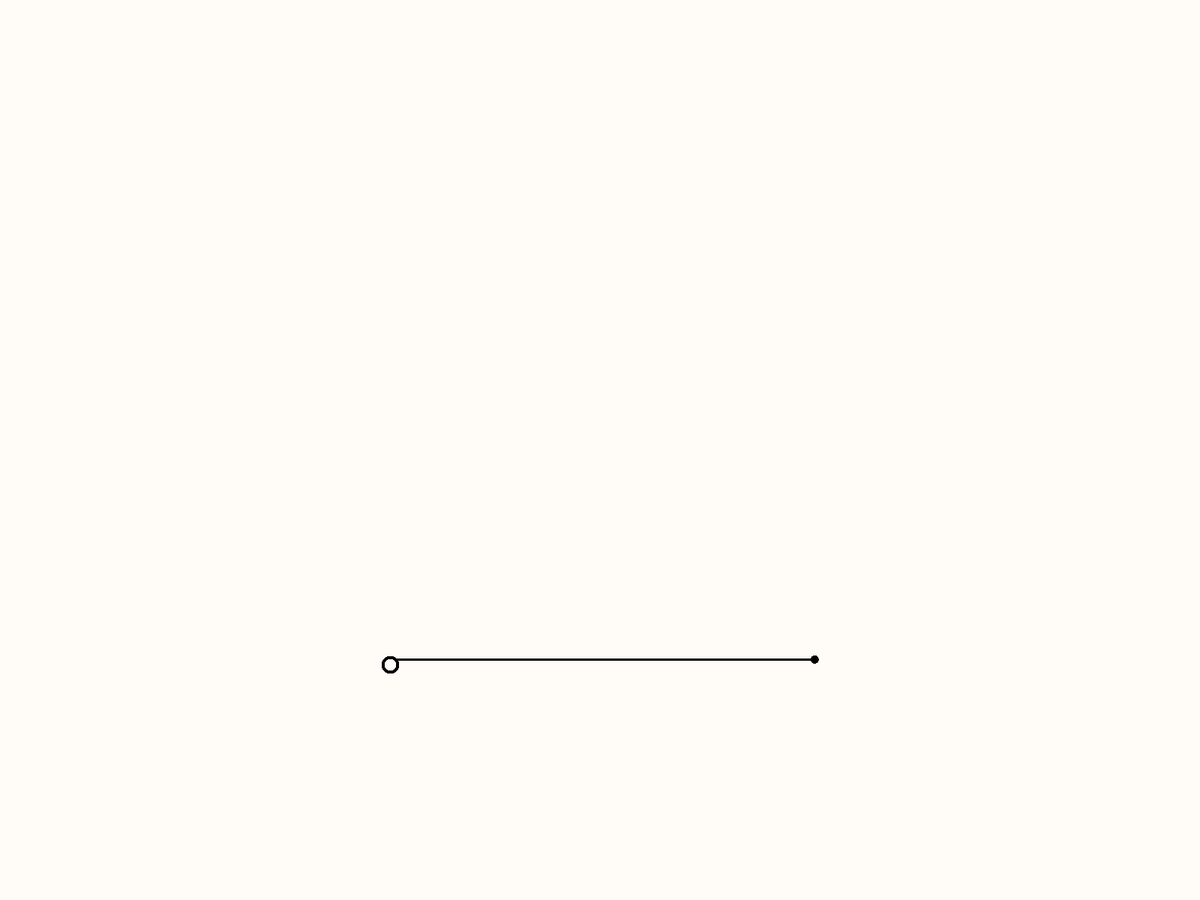
Frame 1 (no input)
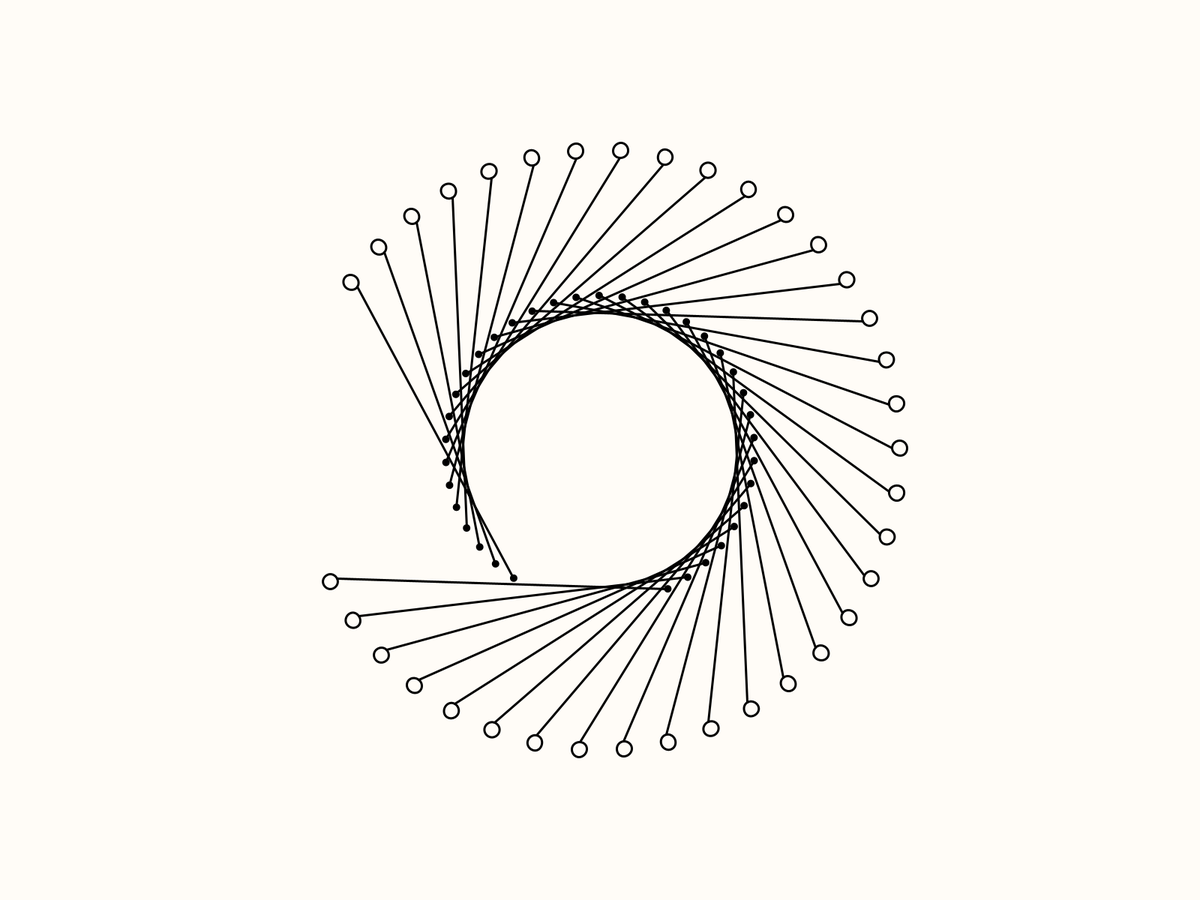
Frame 60 (the mouse pressed at the canvas centre just before this capture)
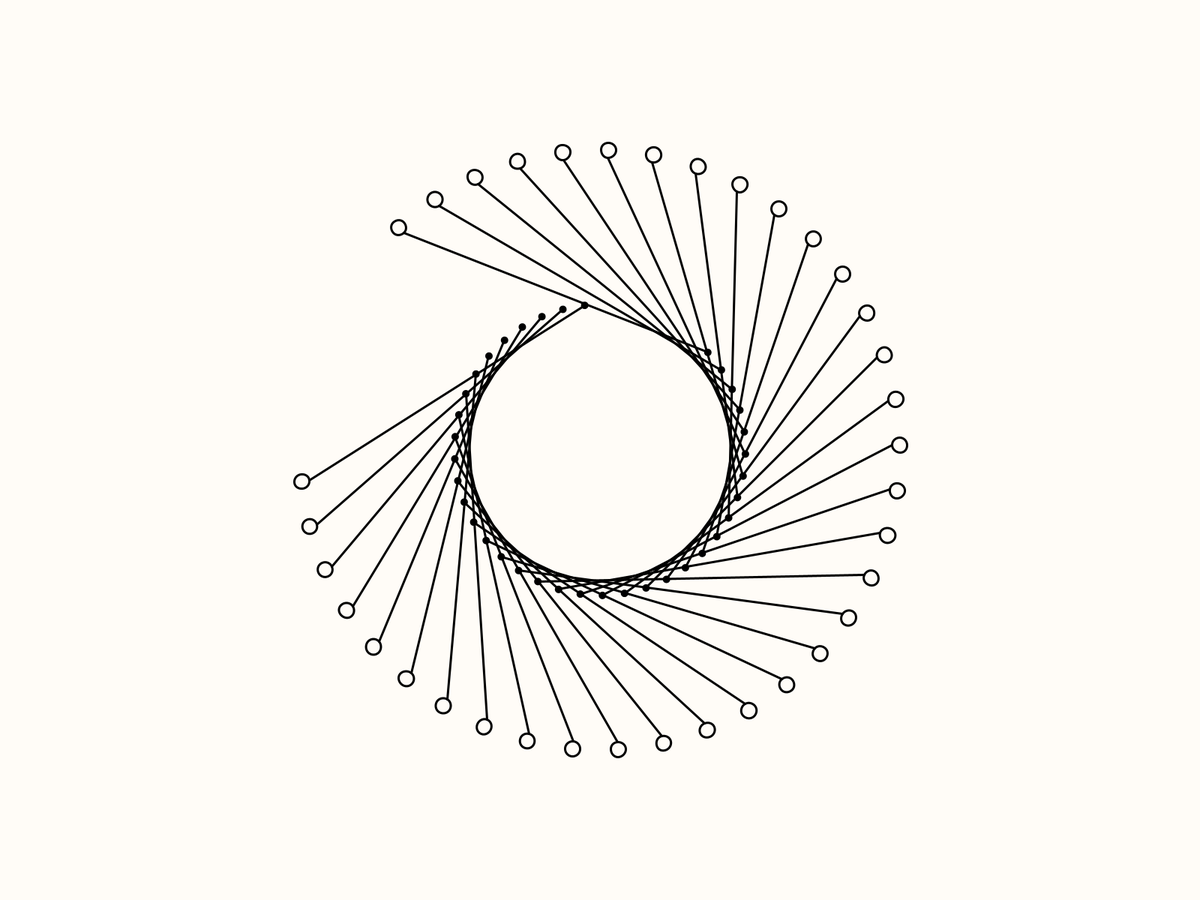
Frame 120 (the mouse held since frame 60 and released just before this capture)

The Processing sketch that drew these frames (run headless with seeded random() and noise(); from frame 60 on, the mouse is pressed at the canvas centre):

// Processing sketch: feb_8_intro_black
// ── feb_8_intro_black.pde

float x = 400;
float y = 400;
float angle = 90;
float dia = 20;

void setup() {
  fullScreen();
  //size(900, 900);
  //surface.setLocation(987, 70);
}

void draw() {
  background(#FFFCF7);
  
  translate(width/2, height/2);
  rotate(radians(14.3+angle/3));
  for(float a=0; a<360; a+=10){
    
    pushMatrix();
    if (angle<360) rotate(radians(a)*cos(radians(angle)));
    else rotate(radians(a));
    stroke(0);
    strokeWeight(3);
    line(x*sin(radians(angle)), 0, 0, y-dia/2);
    
    noStroke();
    fill(0);
    ellipse(x*sin(radians(angle)), 0, dia/2, dia/2);
    stroke(0);
    noFill();
    ellipse(0, y, dia, dia);
    popMatrix();
  }
  angle++;
}
